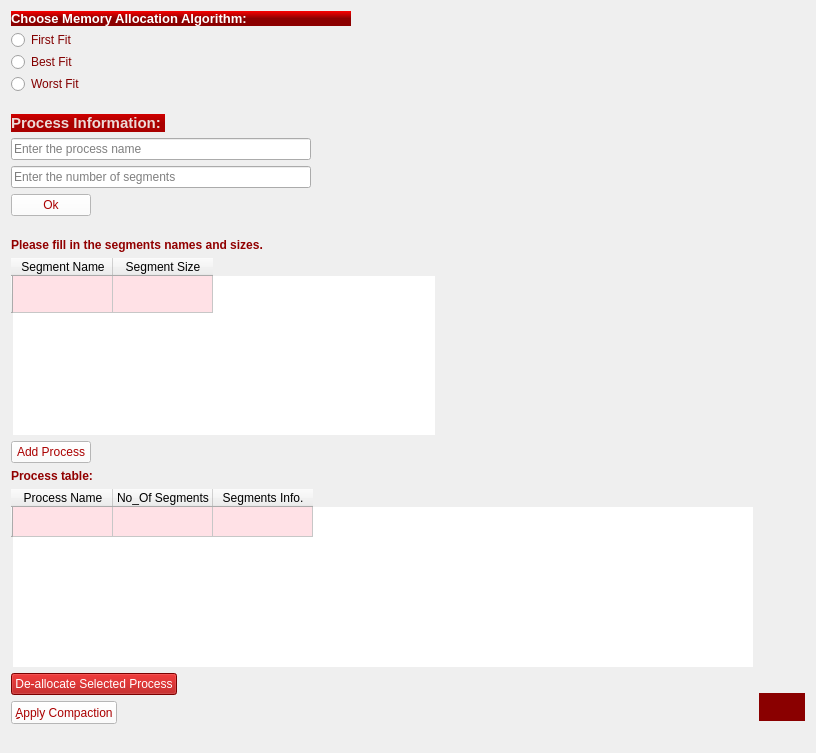
                <widget class="QWidget" name="scrollAreaWidgetContents_7">
                 <property name="geometry">
                  <rect>
                   <x>0</x>
                   <y>0</y>
                   <width>816</width>
                   <height>753</height>
                  </rect>
                 </property>
                 <layout class="QGridLayout" name="gridLayout_11">
                  <item row="22" column="5">
                   <widget class="Line" name="line_10">
                    <property name="sizePolicy">
                     <sizepolicy hsizetype="Expanding" vsizetype="Fixed">
                      <horstretch>0</horstretch>
                      <verstretch>0</verstretch>
                     </sizepolicy>
                    </property>
                    <property name="minimumSize">
                     <size>
                      <width>300</width>
                      <height>0</height>
                     </size>
                    </property>
                    <property name="lineWidth">
                     <number>0</number>
                    </property>
                    <property name="orientation">
                     <enum>Qt::Horizontal</enum>
                    </property>
                   </widget>
                  </item>
                  <item row="16" column="0" colspan="6">
                   <widget class="QTableWidget" name="process_table">
                    <property name="sizePolicy">
                     <sizepolicy hsizetype="Preferred" vsizetype="Preferred">
                      <horstretch>0</horstretch>
                      <verstretch>0</verstretch>
                     </sizepolicy>
                    </property>
                    <property name="maximumSize">
                     <size>
                      <width>16777215</width>
                      <height>16777215</height>
                     </size>
                    </property>
                    <property name="toolTip">
                     <string>&lt;html&gt;&lt;head/&gt;&lt;body&gt;&lt;p&gt;Process name&lt;/p&gt;&lt;p&gt;No_Of Segments&lt;/p&gt;&lt;p&gt;Segments information&lt;/p&gt;&lt;/body&gt;&lt;/html&gt;</string>
                    </property>
                    <property name="styleSheet">
                     <string notr="true">QTableWidge::hover

{

	background-color: rgb(255, 0, 0);
}

QTableWidget::item::hover

{

	background-color: rgb(255, 255, 255);
	color: rgb(0, 0, 0);

}
QTableWidget::item::selected::none

{
background-color: rgb(255, 225, 230);
	color: rgb(0, 0, 0);

}
QTableWidget{
		font: 75 12pt bold &quot;Perpetua Titling MT&quot;;

	color: rgb(0, 0, 0);
border:none;

}

</string>
                    </property>
                    <property name="editTriggers">
                     <set>QAbstractItemView::NoEditTriggers</set>
                    </property>
                    <attribute name="verticalHeaderVisible">
                     <bool>true</bool>
                    </attribute>
                    <row>
                     <property name="text">
                      <string/>
                     </property>
                    </row>
                    <column>
                     <property name="text">
                      <string>Process Name</string>
                     </property>
                    </column>
                    <column>
                     <property name="text">
                      <string>No_Of Segments</string>
                     </property>
                    </column>
                    <column>
                     <property name="text">
                      <string>Segments Info.</string>
                     </property>
                    </column>
                   </widget>
                  </item>
                  <item row="6" column="0">
                   <widget class="Line" name="line_17">
                    <property name="sizePolicy">
                     <sizepolicy hsizetype="Preferred" vsizetype="Preferred">
                      <horstretch>0</horstretch>
                      <verstretch>0</verstretch>
                     </sizepolicy>
                    </property>
                    <property name="minimumSize">
                     <size>
                      <width>0</width>
                      <height>10</height>
                     </size>
                    </property>
                    <property name="styleSheet">
                     <string notr="true">border:none;</string>
                    </property>
                    <property name="orientation">
                     <enum>Qt::Vertical</enum>
                    </property>
                   </widget>
                  </item>
                  <item row="8" column="0">
                   <widget class="QLineEdit" name="process_name">
                    <property name="sizePolicy">
                     <sizepolicy hsizetype="Expanding" vsizetype="Preferred">
                      <horstretch>0</horstretch>
                      <verstretch>0</verstretch>
                     </sizepolicy>
                    </property>
                    <property name="maximumSize">
                     <size>
                      <width>300</width>
                      <height>16777215</height>
                     </size>
                    </property>
                    <property name="toolTip">
                     <string>&lt;html&gt;&lt;head/&gt;&lt;body&gt;&lt;p&gt;&lt;span style=&quot; color:#545454;&quot;&gt;Process name&lt;/span&gt;&lt;/p&gt;&lt;/body&gt;&lt;/html&gt;</string>
                    </property>
                    <property name="styleSheet">
                     <string notr="true">
QLineEdit
{
font: 75  9pt &quot;MS Shell Dlg 2&quot;;

border-color: rgb(112, 0, 0);
	color: rgb(0, 0, 0);

}</string>
                    </property>
                    <property name="text">
                     <string/>
                    </property>
                    <property name="placeholderText">
                     <string>Enter the process name</string>
                    </property>
                   </widget>
                  </item>
                  <item row="10" column="0">
                   <widget class="QPushButton" name="ok">
                    <property name="sizePolicy">
                     <sizepolicy hsizetype="Fixed" vsizetype="Fixed">
                      <horstretch>0</horstretch>
                      <verstretch>0</verstretch>
                     </sizepolicy>
                    </property>
                    <property name="toolTip">
                     <string>&lt;html&gt;&lt;head/&gt;&lt;body&gt;&lt;p&gt;Ok&lt;/p&gt;&lt;/body&gt;&lt;/html&gt;</string>
                    </property>
                    <property name="styleSheet">
                     <string notr="true">QPushButton::hover

{
	border-color: rgb(255, 0, 0);


}

QPushButton{
	
	font: 75  11pt bold &quot;Perpetua Titling MT&quot;;
	color: rgb(170, 0, 0);
	background-color: rgb(255, 255, 255);


}

QPushButton:pressed
{
	color: rgb(255, 255, 255);
    background-color: QLinearGradient( x1: 0, y1: 0, x2: 0, y2: 1, stop: 0 #2d2d2d, stop: 0.1 #2b2b2b, stop: 0.5 #292929, stop: 0.9 #282828, stop: 1 #252525);
}</string>
                    </property>
                    <property name="text">
                     <string>Ok</string>
                    </property>
                   </widget>
                  </item>
                  <item row="7" column="0">
                   <widget class="QLabel" name="label_32">
                    <property name="sizePolicy">
                     <sizepolicy hsizetype="Fixed" vsizetype="Fixed">
                      <horstretch>0</horstretch>
                      <verstretch>0</verstretch>
                     </sizepolicy>
                    </property>
                    <property name="font">
                     <font>
                      <pointsize>12</pointsize>
                      <weight>75</weight>
                      <bold>true</bold>
                     </font>
                    </property>
                    <property name="styleSheet">
                     <string notr="true"> background-color: QLinearGradient(x1:0, y1:0, x2:0, y2:1, stop:0  rgb(208, 0, 0), stop: 0.5 rgb(170, 0, 0));</string>
                    </property>
                    <property name="text">
                     <string>&lt;html&gt;&lt;head/&gt;&lt;body&gt;&lt;p align=&quot;center&quot;&gt;&lt;span style=&quot; font-size:11pt; color:#ecdbd8;&quot;&gt;Process Information:  &lt;/span&gt;&lt;/p&gt;&lt;/body&gt;&lt;/html&gt;</string>
                    </property>
                    <property name="textFormat">
                     <enum>Qt::RichText</enum>
                    </property>
                   </widget>
                  </item>
                  <item row="15" column="0">
                   <widget class="QLabel" name="label_7">
                    <property name="sizePolicy">
                     <sizepolicy hsizetype="Expanding" vsizetype="Fixed">
                      <horstretch>0</horstretch>
                      <verstretch>0</verstretch>
                     </sizepolicy>
                    </property>
                    <property name="minimumSize">
                     <size>
                      <width>0</width>
                      <height>0</height>
                     </size>
                    </property>
                    <property name="font">
                     <font>
                      <pointsize>12</pointsize>
                      <weight>75</weight>
                      <bold>true</bold>
                     </font>
                    </property>
                    <property name="styleSheet">
                     <string notr="true"/>
                    </property>
                    <property name="text">
                     <string>&lt;html&gt;&lt;head/&gt;&lt;body&gt;&lt;p&gt;&lt;span style=&quot; font-size:9pt; color:#910000;&quot;&gt;Process table: &lt;/span&gt;&lt;/p&gt;&lt;/body&gt;&lt;/html&gt;</string>
                    </property>
                    <property name="textFormat">
                     <enum>Qt::RichText</enum>
                    </property>
                   </widget>
                  </item>
                  <item row="21" column="0">
                   <widget class="QPushButton" name="delete_process">
                    <property name="sizePolicy">
                     <sizepolicy hsizetype="Fixed" vsizetype="Fixed">
                      <horstretch>0</horstretch>
                      <verstretch>0</verstretch>
                     </sizepolicy>
                    </property>
                    <property name="toolTip">
                     <string>&lt;html&gt;&lt;head/&gt;&lt;body&gt;&lt;p&gt;De-allocate Selected Process&lt;/p&gt;&lt;/body&gt;&lt;/html&gt;</string>
                    </property>
                    <property name="styleSheet">
                     <string notr="true">QPushButton::hover

{
	border-color: rgb(255, 255, 255);
	background-color: rgb(255, 0, 0);
}

QPushButton{
	
	font: 75  11pt bold &quot;Perpetua Titling MT&quot;;

	color: rgb(255, 255, 255);
	background-color: rgb(170, 0, 0);


}

QPushButton:pressed
{
    background-color: QLinearGradient( x1: 0, y1: 0, x2: 0, y2: 1, stop: 0 #2d2d2d, stop: 0.1 #2b2b2b, stop: 0.5 #292929, stop: 0.9 #282828, stop: 1 #252525);
}</string>
                    </property>
                    <property name="text">
                     <string>De-allocate Selected Process</string>
                    </property>
                   </widget>
                  </item>
                  <item row="11" column="0">
                   <widget class="Line" name="line_20">
                    <property name="sizePolicy">
                     <sizepolicy hsizetype="Preferred" vsizetype="Preferred">
                      <horstretch>0</horstretch>
                      <verstretch>0</verstretch>
                     </sizepolicy>
                    </property>
                    <property name="minimumSize">
                     <size>
                      <width>0</width>
                      <height>10</height>
                     </size>
                    </property>
                    <property name="styleSheet">
                     <string notr="true">border:none;</string>
                    </property>
                    <property name="orientation">
                     <enum>Qt::Vertical</enum>
                    </property>
                   </widget>
                  </item>
                  <item row="13" column="0" colspan="3">
                   <widget class="QTableWidget" name="segments_table">
                    <property name="sizePolicy">
                     <sizepolicy hsizetype="Preferred" vsizetype="Preferred">
                      <horstretch>0</horstretch>
                      <verstretch>0</verstretch>
                     </sizepolicy>
                    </property>
                    <property name="maximumSize">
                     <size>
                      <width>16777215</width>
                      <height>16777215</height>
                     </size>
                    </property>
                    <property name="baseSize">
                     <size>
                      <width>500</width>
                      <height>0</height>
                     </size>
                    </property>
                    <property name="toolTip">
                     <string>&lt;html&gt;&lt;head/&gt;&lt;body&gt;&lt;p&gt;Segment name&lt;/p&gt;&lt;p&gt;Segment size&lt;/p&gt;&lt;/body&gt;&lt;/html&gt;</string>
                    </property>
                    <property name="styleSheet">
                     <string notr="true">QTableWidge::hover

{

	background-color: rgb(255, 0, 0);
}

QTableWidget::item::hover

{

	background-color: rgb(255, 255, 255);
	color: rgb(0, 0, 0);

}
QTableWidget::item::selected::none

{
background-color: rgb(255, 225, 230);
	color: rgb(0, 0, 0);

}
QTableWidget{
		font: 75 12pt bold &quot;Perpetua Titling MT&quot;;

	color: rgb(0, 0, 0);
border:none;

}

</string>
                    </property>
                    <property name="editTriggers">
                     <set>QAbstractItemView::AllEditTriggers</set>
                    </property>
                    <property name="dragEnabled">
                     <bool>true</bool>
                    </property>
                    <attribute name="verticalHeaderVisible">
                     <bool>true</bool>
                    </attribute>
                    <attribute name="verticalHeaderCascadingSectionResizes">
                     <bool>false</bool>
                    </attribute>
                    <attribute name="verticalHeaderDefaultSectionSize">
                     <number>37</number>
                    </attribute>
                    <attribute name="verticalHeaderHighlightSections">
                     <bool>true</bool>
                    </attribute>
                    <row>
                     <property name="text">
                      <string/>
                     </property>
                    </row>
                    <column>
                     <property name="text">
                      <string>Segment Name</string>
                     </property>
                    </column>
                    <column>
                     <property name="text">
                      <string>Segment Size</string>
                     </property>
                    </column>
                   </widget>
                  </item>
                  <item row="5" column="0">
                   <widget class="QRadioButton" name="worst_fit">
                    <property name="sizePolicy">
                     <sizepolicy hsizetype="Fixed" vsizetype="Fixed">
                      <horstretch>0</horstretch>
                      <verstretch>0</verstretch>
                     </sizepolicy>
                    </property>
                    <property name="maximumSize">
                     <size>
                      <width>16777215</width>
                      <height>16</height>
                     </size>
                    </property>
                    <property name="toolTip">
                     <string>&lt;html&gt;&lt;head/&gt;&lt;body&gt;&lt;p&gt;&lt;span style=&quot; font-size:9pt; color:#585858;&quot;&gt;Worst Fit&lt;/span&gt;&lt;/p&gt;&lt;/body&gt;&lt;/html&gt;</string>
                    </property>
                    <property name="styleSheet">
                     <string notr="true">color: rgb(131, 0, 0);
	font: 75  11pt bold &quot;Perpetua Titling MT&quot;;

</string>
                    </property>
                    <property name="text">
                     <string>Worst Fit</string>
                    </property>
                    <property name="checked">
                     <bool>false</bool>
                    </property>
                   </widget>
                  </item>
                  <item row="21" column="6" rowspan="5">
                   <widget class="QPushButton" name="back">
                    <property name="sizePolicy">
                     <sizepolicy hsizetype="Fixed" vsizetype="Fixed">
                      <horstretch>0</horstretch>
                      <verstretch>0</verstretch>
                     </sizepolicy>
                    </property>
                    <property name="toolTip">
                     <string>&lt;html&gt;&lt;head/&gt;&lt;body&gt;&lt;p&gt;Back&lt;/p&gt;&lt;/body&gt;&lt;/html&gt;</string>
                    </property>
                    <property name="styleSheet">
                     <string notr="true">QPushButton::hover
{
	border-color: rgb(255, 0, 0);
	background-color: rgb(255, 0, 0);
}
QPushButton::pressed

{		border-color: rgb(0, 0, 0);
	background-color: rgb(0, 0, 0);
}

QPushButton{
	
	font: 75  16pt bold &quot;Perpetua Titling MT&quot;;
    border: 6px solid #555;
    border-radius: 27px;
	color: rgb(255, 255, 255);
	background-color: rgb(138, 0, 0);
		border-color: rgb(138, 0, 0);


    padding:1px;
}
</string>
                    </property>
                    <property name="text">
                     <string/>
                    </property>
                    <property name="icon">
                     <iconset resource="memory_allocator.qrc">
                      <normaloff>:/newPrefix/circled-left.png</normaloff>:/newPrefix/circled-left.png</iconset>
                    </property>
                    <property name="iconSize">
                     <size>
                      <width>40</width>
                      <height>40</height>
                     </size>
                    </property>
                   </widget>
                  </item>
                  <item row="4" column="0">
                   <widget class="QRadioButton" name="best_fit">
                    <property name="sizePolicy">
                     <sizepolicy hsizetype="Minimum" vsizetype="Minimum">
                      <horstretch>50</horstretch>
                      <verstretch>50</verstretch>
                     </sizepolicy>
                    </property>
                    <property name="maximumSize">
                     <size>
                      <width>16777215</width>
                      <height>16</height>
                     </size>
                    </property>
                    <property name="toolTip">
                     <string>&lt;html&gt;&lt;head/&gt;&lt;body&gt;&lt;p&gt;&lt;span style=&quot; font-size:9pt; color:#585858;&quot;&gt;Best Fit&lt;/span&gt;&lt;/p&gt;&lt;/body&gt;&lt;/html&gt;</string>
                    </property>
                    <property name="styleSheet">
                     <string notr="true">color: rgb(131, 0, 0);
	font: 75  11pt bold &quot;Perpetua Titling MT&quot;;

</string>
                    </property>
                    <property name="text">
                     <string>Best Fit</string>
                    </property>
                    <property name="checked">
                     <bool>false</bool>
                    </property>
                   </widget>
                  </item>
                  <item row="3" column="0" colspan="5">
                   <widget class="QRadioButton" name="first_fit">
                    <property name="sizePolicy">
                     <sizepolicy hsizetype="Fixed" vsizetype="Minimum">
                      <horstretch>0</horstretch>
                      <verstretch>0</verstretch>
                     </sizepolicy>
                    </property>
                    <property name="maximumSize">
                     <size>
                      <width>16777215</width>
                      <height>16</height>
                     </size>
                    </property>
                    <property name="toolTip">
                     <string>&lt;html&gt;&lt;head/&gt;&lt;body&gt;&lt;p&gt;&lt;span style=&quot; font-size:9pt; color:#585858;&quot;&gt;First Fit&lt;/span&gt;&lt;/p&gt;&lt;/body&gt;&lt;/html&gt;</string>
                    </property>
                    <property name="styleSheet">
                     <string notr="true">color: rgb(131, 0, 0);
	font: 75  11pt bold &quot;Perpetua Titling MT&quot;;

</string>
                    </property>
                    <property name="text">
                     <string>First Fit</string>
                    </property>
                    <property name="checked">
                     <bool>false</bool>
                    </property>
                   </widget>
                  </item>
                  <item row="2" column="0">
                   <widget class="QLabel" name="label">
                    <property name="sizePolicy">
                     <sizepolicy hsizetype="Preferred" vsizetype="Fixed">
                      <horstretch>0</horstretch>
                      <verstretch>0</verstretch>
                     </sizepolicy>
                    </property>
                    <property name="maximumSize">
                     <size>
                      <width>340</width>
                      <height>16777215</height>
                     </size>
                    </property>
                    <property name="font">
                     <font>
                      <pointsize>12</pointsize>
                      <weight>75</weight>
                      <bold>true</bold>
                     </font>
                    </property>
                    <property name="styleSheet">
                     <string notr="true">color: rgb(255, 251, 252);
 background-color: QLinearGradient(x1:0, y1:0, x2:0, y2:1, stop:0  rgb(250, 0, 0), stop: 0.5 rgb(140, 0, 0));</string>
                    </property>
                    <property name="text">
                     <string>&lt;html&gt;&lt;head/&gt;&lt;body&gt;&lt;p&gt;&lt;span style=&quot; font-size:10pt; color:#ffffff;&quot;&gt;Choose Memory Allocation Algorithm:&lt;/span&gt;&lt;/p&gt;&lt;/body&gt;&lt;/html&gt;</string>
                    </property>
                    <property name="textFormat">
                     <enum>Qt::RichText</enum>
                    </property>
                   </widget>
                  </item>
                  <item row="9" column="0">
                   <widget class="QLineEdit" name="no_of_segments">
                    <property name="sizePolicy">
                     <sizepolicy hsizetype="Expanding" vsizetype="Preferred">
                      <horstretch>0</horstretch>
                      <verstretch>0</verstretch>
                     </sizepolicy>
                    </property>
                    <property name="maximumSize">
                     <size>
                      <width>300</width>
                      <height>16777215</height>
                     </size>
                    </property>
                    <property name="toolTip">
                     <string>&lt;html&gt;&lt;head/&gt;&lt;body&gt;&lt;p&gt;&lt;span style=&quot; color:#4f4f4f;&quot;&gt;Number of segments&lt;/span&gt;&lt;/p&gt;&lt;/body&gt;&lt;/html&gt;</string>
                    </property>
                    <property name="styleSheet">
                     <string notr="true">
QLineEdit
{
font: 75  9pt &quot;MS Shell Dlg 2&quot;;

border-color: rgb(112, 0, 0);
	color: rgb(0, 0, 0);

}</string>
                    </property>
                    <property name="text">
                     <string/>
                    </property>
                    <property name="placeholderText">
                     <string>Enter the number of segments</string>
                    </property>
                   </widget>
                  </item>
                  <item row="12" column="0">
                   <widget class="QLabel" name="label_6">
                    <property name="sizePolicy">
                     <sizepolicy hsizetype="MinimumExpanding" vsizetype="Fixed">
                      <horstretch>0</horstretch>
                      <verstretch>0</verstretch>
                     </sizepolicy>
                    </property>
                    <property name="minimumSize">
                     <size>
                      <width>0</width>
                      <height>0</height>
                     </size>
                    </property>
                    <property name="font">
                     <font>
                      <pointsize>12</pointsize>
                      <weight>75</weight>
                      <bold>true</bold>
                     </font>
                    </property>
                    <property name="styleSheet">
                     <string notr="true"/>
                    </property>
                    <property name="text">
                     <string>&lt;html&gt;&lt;head/&gt;&lt;body&gt;&lt;p&gt;&lt;span style=&quot; font-size:9pt; color:#910000;&quot;&gt;Please fill in the segments names and sizes.&lt;/span&gt;&lt;/p&gt;&lt;/body&gt;&lt;/html&gt;</string>
                    </property>
                    <property name="textFormat">
                     <enum>Qt::RichText</enum>
                    </property>
                   </widget>
                  </item>
                  <item row="22" column="0">
                   <widget class="QPushButton" name="compaction">
                    <property name="sizePolicy">
                     <sizepolicy hsizetype="Fixed" vsizetype="Fixed">
                      <horstretch>0</horstretch>
                      <verstretch>0</verstretch>
                     </sizepolicy>
                    </property>
                    <property name="toolTip">
                     <string>&lt;html&gt;&lt;head/&gt;&lt;body&gt;&lt;p&gt;ِِِِApply Compaction&lt;/p&gt;&lt;/body&gt;&lt;/html&gt;</string>
                    </property>
                    <property name="styleSheet">
                     <string notr="true">QPushButton::hover

{
	border-color: rgb(255, 0, 0);


}

QPushButton{
	
	font: 75  11pt bold &quot;Perpetua Titling MT&quot;;
	color: rgb(170, 0, 0);
	background-color: rgb(255, 255, 255);


}

QPushButton:pressed
{
	color: rgb(255, 255, 255);
    background-color: QLinearGradient( x1: 0, y1: 0, x2: 0, y2: 1, stop: 0 #2d2d2d, stop: 0.1 #2b2b2b, stop: 0.5 #292929, stop: 0.9 #282828, stop: 1 #252525);
}</string>
                    </property>
                    <property name="text">
                     <string>ِِِِApply Compaction</string>
                    </property>
                   </widget>
                  </item>
                  <item row="14" column="0">
                   <widget class="QPushButton" name="add_process">
                    <property name="sizePolicy">
                     <sizepolicy hsizetype="Fixed" vsizetype="Fixed">
                      <horstretch>0</horstretch>
                      <verstretch>0</verstretch>
                     </sizepolicy>
                    </property>
                    <property name="toolTip">
                     <string>&lt;html&gt;&lt;head/&gt;&lt;body&gt;&lt;p&gt;Add Process&lt;/p&gt;&lt;/body&gt;&lt;/html&gt;</string>
                    </property>
                    <property name="styleSheet">
                     <string notr="true">QPushButton::hover

{
	border-color: rgb(255, 0, 0);


}

QPushButton{
	
	font: 75  11pt bold &quot;Perpetua Titling MT&quot;;
	color: rgb(170, 0, 0);
	background-color: rgb(255, 255, 255);


}

QPushButton:pressed
{
	color: rgb(255, 255, 255);
    background-color: QLinearGradient( x1: 0, y1: 0, x2: 0, y2: 1, stop: 0 #2d2d2d, stop: 0.1 #2b2b2b, stop: 0.5 #292929, stop: 0.9 #282828, stop: 1 #252525);
}</string>
                    </property>
                    <property name="text">
                     <string>Add Process</string>
                    </property>
                   </widget>
                  </item>
                 </layout>
                </widget>
